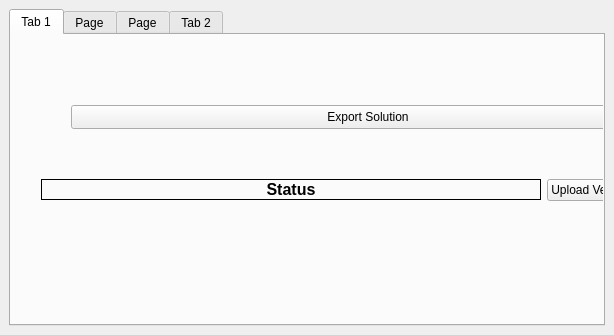
<?xml version="1.0" encoding="UTF-8"?>
<ui version="4.0">
    <class>geo_companion_dock_widget</class>
    <widget class="QDockWidget" name="geo_companion_dock_widget">
        <property name="geometry">
            <rect>
                <x>0</x>
                <y>0</y>
                <width>614</width>
                <height>335</height>
            </rect>
        </property>
        <property name="sizePolicy">
            <sizepolicy hsizetype="Expanding" vsizetype="Expanding">
                <horstretch>1</horstretch>
                <verstretch>1</verstretch>
            </sizepolicy>
        </property>
        <property name="windowTitle">
            <string>MapsIndoors Editor</string>
        </property>
        <widget class="QWidget" name="dockWidgetContents">
            <property name="enabled">
                <bool>true</bool>
            </property>
            <property name="sizePolicy">
                <sizepolicy hsizetype="Expanding" vsizetype="Expanding">
                    <horstretch>1</horstretch>
                    <verstretch>1</verstretch>
                </sizepolicy>
            </property>
            <layout class="QVBoxLayout" name="verticalLayout" stretch="0">
                <property name="sizeConstraint">
                    <enum>QLayout::SizeConstraint::SetMinimumSize</enum>
                </property>
                <item>
                    <widget class="QTabWidget" name="tabWidget">
                        <property name="currentIndex">
                            <number>0</number>
                        </property>
                        <widget class="QWidget" name="tab">
                            <attribute name="title">
                                <string>Tab 1</string>
                            </attribute>
                            <widget class="QPushButton" name="export_button">
                                <property name="geometry">
                                    <rect>
                                        <x>60</x>
                                        <y>70</y>
                                        <width>594</width>
                                        <height>24</height>
                                    </rect>
                                </property>
                                <property name="text">
                                    <string>Export Solution</string>
                                </property>
                            </widget>
                            <widget class="QWidget" name="">
                                <property name="geometry">
                                    <rect>
                                        <x>30</x>
                                        <y>140</y>
                                        <width>596</width>
                                        <height>30</height>
                                    </rect>
                                </property>
                                <layout class="QHBoxLayout" name="status_layout">
                                    <item>
                                        <widget class="QLabel" name="changes_label">
                                            <property name="sizePolicy">
                                                <sizepolicy hsizetype="MinimumExpanding" vsizetype="Maximum">
                                                    <horstretch>0</horstretch>
                                                    <verstretch>0</verstretch>
                                                </sizepolicy>
                                            </property>
                                            <property name="font">
                                                <font>
                                                    <pointsize>12</pointsize>
                                                    <bold>true</bold>
                                                </font>
                                            </property>
                                            <property name="autoFillBackground">
                                                <bool>false</bool>
                                            </property>
                                            <property name="frameShape">
                                                <enum>QFrame::Shape::Panel</enum>
                                            </property>
                                            <property name="frameShadow">
                                                <enum>QFrame::Shadow::Plain</enum>
                                            </property>
                                            <property name="text">
                                                <string>Status</string>
                                            </property>
                                            <property name="alignment">
                                                <set>Qt::AlignmentFlag::AlignCenter</set>
                                            </property>
                                            <property name="margin">
                                                <number>2</number>
                                            </property>
                                        </widget>
                                    </item>
                                    <item>
                                        <widget class="QPushButton" name="upload_button">
                                            <property name="sizePolicy">
                                                <sizepolicy hsizetype="Maximum" vsizetype="Fixed">
                                                    <horstretch>0</horstretch>
                                                    <verstretch>0</verstretch>
                                                </sizepolicy>
                                            </property>
                                            <property name="text">
                                                <string>Upload Venues</string>
                                            </property>
                                        </widget>
                                    </item>
                                </layout>
                            </widget>
                        </widget>
                        <widget class="QWidget" name="tab_3">
                            <attribute name="title">
                                <string>Page</string>
                            </attribute>
                            <widget class="QWidget" name="">
                                <property name="geometry">
                                    <rect>
                                        <x>30</x>
                                        <y>30</y>
                                        <width>543</width>
                                        <height>92</height>
                                    </rect>
                                </property>
                                <layout class="QVBoxLayout" name="verticalLayout_2">
                                    <item>
                                        <layout class="QHBoxLayout" name="horizontalLayout_4">
                                            <item>
                                                <widget class="QLabel" name="label">
                                                    <property name="sizePolicy">
                                                        <sizepolicy hsizetype="Maximum" vsizetype="Preferred">
                                                            <horstretch>0</horstretch>
                                                            <verstretch>0</verstretch>
                                                        </sizepolicy>
                                                    </property>
                                                    <property name="text">
                                                        <string>Solution:</string>
                                                    </property>
                                                </widget>
                                            </item>
                                            <item>
                                                <widget class="QComboBox" name="solution_combo_box">
                                                    <property name="sizePolicy">
                                                        <sizepolicy hsizetype="MinimumExpanding"
                                                                    vsizetype="Fixed">
                                                            <horstretch>0</horstretch>
                                                            <verstretch>0</verstretch>
                                                        </sizepolicy>
                                                    </property>
                                                    <property name="editable">
                                                        <bool>true</bool>
                                                    </property>
                                                </widget>
                                            </item>
                                            <item>
                                                <widget class="QPushButton" name="solution_reload_button">
                                                    <property name="sizePolicy">
                                                        <sizepolicy hsizetype="Maximum" vsizetype="Fixed">
                                                            <horstretch>0</horstretch>
                                                            <verstretch>0</verstretch>
                                                        </sizepolicy>
                                                    </property>
                                                    <property name="text">
                                                        <string>Load Solutions</string>
                                                    </property>
                                                </widget>
                                            </item>
                                        </layout>
                                    </item>
                                    <item>
                                        <layout class="QHBoxLayout" name="horizontalLayout_5">
                                            <item>
                                                <widget class="QLabel" name="label_2">
                                                    <property name="sizePolicy">
                                                        <sizepolicy hsizetype="Maximum" vsizetype="Preferred">
                                                            <horstretch>0</horstretch>
                                                            <verstretch>0</verstretch>
                                                        </sizepolicy>
                                                    </property>
                                                    <property name="text">
                                                        <string>Venue:</string>
                                                    </property>
                                                </widget>
                                            </item>
                                            <item>
                                                <widget class="QComboBox" name="venue_combo_box">
                                                    <property name="sizePolicy">
                                                        <sizepolicy hsizetype="MinimumExpanding"
                                                                    vsizetype="Fixed">
                                                            <horstretch>0</horstretch>
                                                            <verstretch>0</verstretch>
                                                        </sizepolicy>
                                                    </property>
                                                    <property name="editable">
                                                        <bool>true</bool>
                                                    </property>
                                                </widget>
                                            </item>
                                            <item>
                                                <widget class="QPushButton" name="venue_reload_button">
                                                    <property name="sizePolicy">
                                                        <sizepolicy hsizetype="Maximum" vsizetype="Fixed">
                                                            <horstretch>0</horstretch>
                                                            <verstretch>0</verstretch>
                                                        </sizepolicy>
                                                    </property>
                                                    <property name="text">
                                                        <string>Load Venues</string>
                                                    </property>
                                                </widget>
                                            </item>
                                        </layout>
                                    </item>
                                    <item>
                                        <layout class="QHBoxLayout" name="horizontalLayout_3">
                                            <item>
                                                <spacer name="horizontalSpacer_3">
                                                    <property name="orientation">
                                                        <enum>Qt::Horizontal</enum>
                                                    </property>
                                                    <property name="sizeHint" stdset="0">
                                                        <size>
                                                            <width>40</width>
                                                            <height>20</height>
                                                        </size>
                                                    </property>
                                                </spacer>
                                            </item>
                                            <item>
                                                <spacer name="horizontalSpacer">
                                                    <property name="orientation">
                                                        <enum>Qt::Horizontal</enum>
                                                    </property>
                                                    <property name="sizeHint" stdset="0">
                                                        <size>
                                                            <width>40</width>
                                                            <height>20</height>
                                                        </size>
                                                    </property>
                                                </spacer>
                                            </item>
                                            <item>
                                                <widget class="QPushButton" name="sync_button">
                                                    <property name="sizePolicy">
                                                        <sizepolicy hsizetype="Maximum" vsizetype="Fixed">
                                                            <horstretch>0</horstretch>
                                                            <verstretch>0</verstretch>
                                                        </sizepolicy>
                                                    </property>
                                                    <property name="text">
                                                        <string>Download Venue</string>
                                                    </property>
                                                </widget>
                                            </item>
                                        </layout>
                                    </item>
                                </layout>
                            </widget>
                            <widget class="QPushButton" name="import_button">
                                <property name="geometry">
                                    <rect>
                                        <x>0</x>
                                        <y>160</y>
                                        <width>596</width>
                                        <height>24</height>
                                    </rect>
                                </property>
                                <property name="text">
                                    <string>Import Solution</string>
                                </property>
                            </widget>
                        </widget>
                        <widget class="QWidget" name="tab_4">
                            <attribute name="title">
                                <string>Page</string>
                            </attribute>
                            <widget class="QWidget" name="">
                                <property name="geometry">
                                    <rect>
                                        <x>50</x>
                                        <y>40</y>
                                        <width>594</width>
                                        <height>40</height>
                                    </rect>
                                </property>
                                <layout class="QVBoxLayout" name="verticalLayout_3">
                                    <property name="leftMargin">
                                        <number>10</number>
                                    </property>
                                    <property name="rightMargin">
                                        <number>10</number>
                                    </property>
                                    <item>
                                        <widget class="QLabel" name="icon_label">
                                            <property name="text">
                                                <string/>
                                            </property>
                                        </widget>
                                    </item>
                                    <item>
                                        <widget class="QLabel" name="version_label">
                                            <property name="text">
                                                <string>0.0.0</string>
                                            </property>
                                            <property name="alignment">
                                                <set>Qt::AlignmentFlag::AlignCenter</set>
                                            </property>
                                            <property name="openExternalLinks">
                                                <bool>false</bool>
                                            </property>
                                        </widget>
                                    </item>
                                </layout>
                            </widget>
                        </widget>
                        <widget class="QWidget" name="tab_2">
                            <attribute name="title">
                                <string>Tab 2</string>
                            </attribute>
                            <widget class="QScrollArea" name="scrollArea">
                                <property name="geometry">
                                    <rect>
                                        <x>20</x>
                                        <y>10</y>
                                        <width>596</width>
                                        <height>56</height>
                                    </rect>
                                </property>
                                <property name="sizePolicy">
                                    <sizepolicy hsizetype="Minimum" vsizetype="MinimumExpanding">
                                        <horstretch>0</horstretch>
                                        <verstretch>0</verstretch>
                                    </sizepolicy>
                                </property>
                                <property name="frameShape">
                                    <enum>QFrame::Shape::StyledPanel</enum>
                                </property>
                                <property name="frameShadow">
                                    <enum>QFrame::Shadow::Sunken</enum>
                                </property>
                                <property name="sizeAdjustPolicy">
                                    <enum>QAbstractScrollArea::SizeAdjustPolicy::AdjustIgnored</enum>
                                </property>
                                <property name="widgetResizable">
                                    <bool>true</bool>
                                </property>
                                <property name="alignment">
                                    <set>
                                        Qt::AlignmentFlag::AlignLeading|Qt::AlignmentFlag::AlignLeft|Qt::AlignmentFlag::AlignTop
                                    </set>
                                </property>
                                <widget class="QWidget" name="layoutWidget">
                                    <property name="geometry">
                                        <rect>
                                            <x>0</x>
                                            <y>0</y>
                                            <width>16</width>
                                            <height>16</height>
                                        </rect>
                                    </property>
                                    <property name="sizePolicy">
                                        <sizepolicy hsizetype="Maximum" vsizetype="Maximum">
                                            <horstretch>0</horstretch>
                                            <verstretch>0</verstretch>
                                        </sizepolicy>
                                    </property>
                                    <property name="minimumSize">
                                        <size>
                                            <width>0</width>
                                            <height>0</height>
                                        </size>
                                    </property>
                                    <layout class="QGridLayout" name="entry_point_grid" rowstretch="0"
                                            columnstretch="0">
                                        <property name="sizeConstraint">
                                            <enum>QLayout::SizeConstraint::SetNoConstraint</enum>
                                        </property>
                                        <property name="leftMargin">
                                            <number>6</number>
                                        </property>
                                        <property name="topMargin">
                                            <number>6</number>
                                        </property>
                                        <property name="rightMargin">
                                            <number>6</number>
                                        </property>
                                        <property name="bottomMargin">
                                            <number>6</number>
                                        </property>
                                        <property name="spacing">
                                            <number>6</number>
                                        </property>
                                    </layout>
                                </widget>
                            </widget>
                        </widget>
                    </widget>
                </item>
            </layout>
        </widget>
    </widget>
    <resources/>
    <connections/>
</ui>
